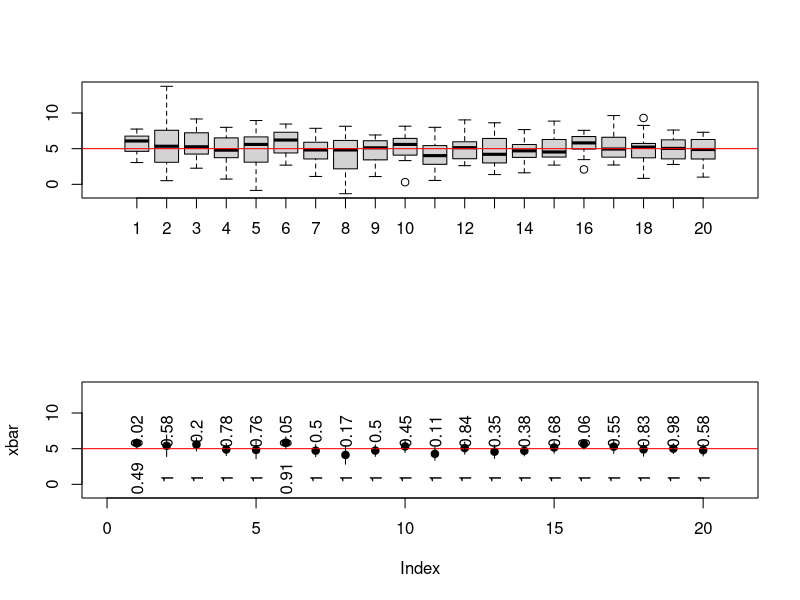
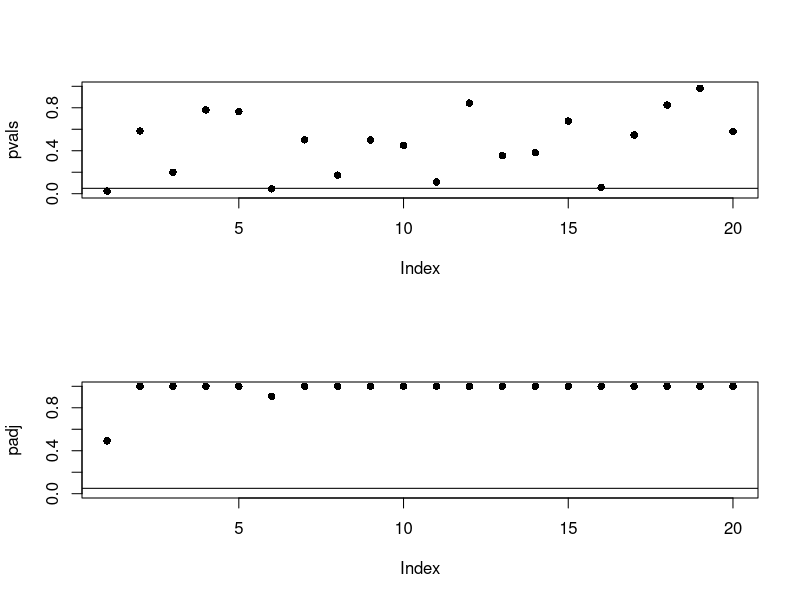

Write R code to recreate these figures, in order.
## adjust p values

a <- 5 # mean - use the same one
s <- 2 # sd
num_tests <- 20
n <- 20 # sample size
xsamples <- matrix(rnorm(num_tests * n, mean=a, sd=s), ncol=num_tests)

par(mfrow=c(2,1))
# boxplot of data against population mean
boxplot(xsamples, xlim=c(0,num_tests+1))
abline(h=a, col="red")

# calculate sample means and ci's
xbar <- apply(xsamples, 2, mean)
ci   <- apply(xsamples, 2, function(x) { t.test(x)$conf.int })

# plot means, ci's and p-values
plot(xbar, xlim=c(0,num_tests+1), ylim=range(xsamples), pch=19)
abline(h=a, col="red")
for (i in 1:num_tests)
  lines(c(i,i), ci[,i])
pvals <- apply(xsamples, 2, function(x) { t.test(x, mu=a)$p.value })
text(1:num_tests, max(ci)+0.5, round(pvals, 2),srt=90)

padj<-p.adjust(pvals, method = "bonferroni", n = length(pvals))
text(1:num_tests, min(ci)-2, round(padj, 2),srt=90)

# plot p-values and adjusted p-values
plot(pvals,ylim=c(0,1),pch=16)
abline(h=0.05)

plot(padj,ylim=c(0,1),pch=16)
abline(h=0.05)

